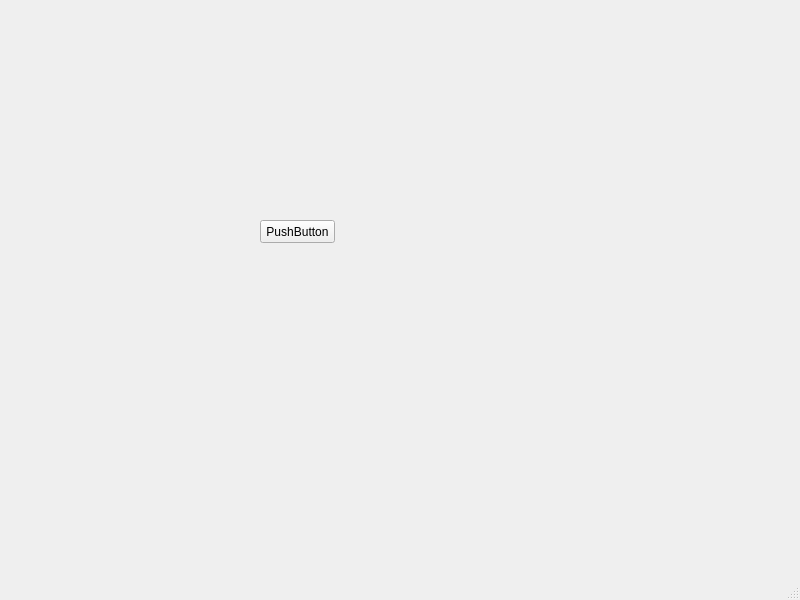
<?xml version="1.0" encoding="UTF-8"?>
<ui version="4.0">
 <class>MainWindow</class>
 <widget class="QMainWindow" name="MainWindow">
  <property name="geometry">
   <rect>
    <x>0</x>
    <y>0</y>
    <width>800</width>
    <height>600</height>
   </rect>
  </property>
  <property name="windowTitle">
   <string>MainWindow</string>
  </property>
  <widget class="QWidget" name="centralwidget">
   <widget class="QPushButton" name="pushButton">
    <property name="geometry">
     <rect>
      <x>260</x>
      <y>220</y>
      <width>75</width>
      <height>23</height>
     </rect>
    </property>
    <property name="text">
     <string>PushButton</string>
    </property>
   </widget>
  </widget>
  <widget class="QMenuBar" name="menubar">
   <property name="geometry">
    <rect>
     <x>0</x>
     <y>0</y>
     <width>800</width>
     <height>22</height>
    </rect>
   </property>
  </widget>
  <widget class="QStatusBar" name="statusbar"/>
 </widget>
 <resources/>
 <connections/>
</ui>
